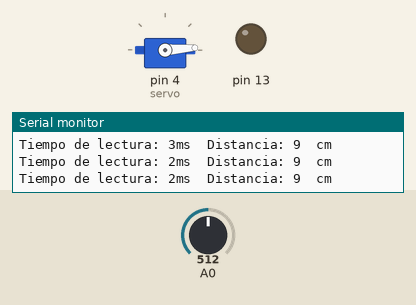
The sketch below on a simulated Arduino Uno, built with avr-gcc and run on an emulated ATmega328P. On the bench: servo, output pins drawn as LEDs (lit = HIGH), the last lines printed to the serial monitor. The inputs (shaded band) are chosen by the test bench; at power-on: A0 = 512.

Above: at 1.2 s.
1.3 s: A0 set to 552
At 1.97 s:
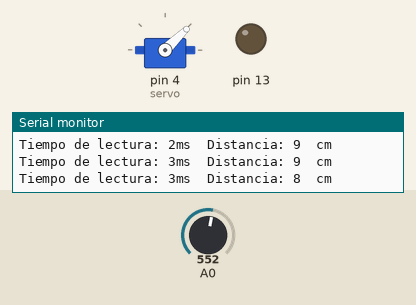
3.9 s: A0 set to 369
5.4 s: A0 set to 340
At 5.73 s:
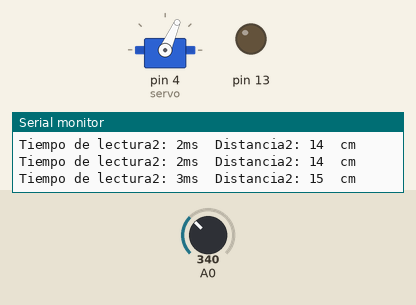
7.6 s: A0 set to 0
Timing chart, 0 to 10.6 s (numbered marks = the images above; inputs shaded):
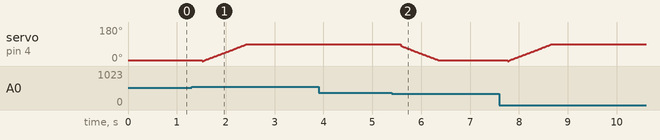

The sketch:

sharp.ino
```cpp
#include<Servo.h>
 Servo servo;
void setup() {
  // Comunicación seria a 9600 baudios
  servo.attach(4);
  Serial.begin(9600);
  pinMode(13, OUTPUT);
  servo.write(4);
}
void loop() {

  long tiempo=millis(); //tiempo antes de iniciar la lectura
  int D_cm=distancia(20); //lectura de distancia
  tiempo=millis()-tiempo; //milisegundos que duró la lectura
  Serial.print("Tiempo de lectura: ");
  Serial.print(tiempo);
  Serial.print("ms  Distancia: ");
  Serial.print(D_cm);
  Serial.println("  cm");
  delay(100);
  if(D_cm<=8){
    for(int i=0; i<90;i=i+1){//0 i=0+1,i=1+1 i=2+1,i=3+1
      servo.write(i);
      delay(10);
    }
    D_cm=0;
    cerrar(D_cm);
  }
  delay(100);
}
float distancia(int n)
{
  long suma=0;
  for(int i=0;i<n;i++)
  {
    suma=suma+analogRead(A0);
  }
  float adc=suma/n;
  float distancia_cm = 17569.7 * pow(adc, -1.2062);
  return(distancia_cm);
}
void cerrar(int k){

  while(k==0){
  long tiempo=millis(); //tiempo antes de iniciar la lectura
  int D_cm=distancia(20); //lectura de distancia
  tiempo=millis()-tiempo; //milisegundos que duró la lectura
  Serial.print("Tiempo de lectura2: ");
  Serial.print(tiempo);
  Serial.print("ms  Distancia2: ");
  Serial.print(D_cm);
  Serial.println("  cm");
  delay(100);
  tiempo=millis();
   if(D_cm>=15 && D_cm<=25)
    {
      for(int i=80; i>4;i=i-1){//i=80-1,i=79-1
        servo.write(i);
        delay(10);
      }
      k=1;
      if(k==1){
      break;
    }
    }
    delay(100);

  }
}
```

Measured:
- the behaviour switches between 534 and 535 on A0 (found by bisection; images 0 and 1)
- the behaviour switches between 351 and 350 on A0 (found by bisection; images 1 and 2)
- after the input at 5.4 s, servo on pin 4 (servo): moves from 89° to 5° over 0.77 s, starting after 0.18 s
